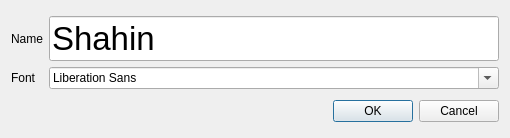
<?xml version="1.0" encoding="UTF-8"?>
<ui version="4.0">
 <class>Dialog</class>
 <widget class="QDialog" name="Dialog">
  <property name="geometry">
   <rect>
    <x>0</x>
    <y>0</y>
    <width>510</width>
    <height>138</height>
   </rect>
  </property>
  <property name="windowTitle">
   <string>Dialog</string>
  </property>
  <layout class="QVBoxLayout" name="verticalLayout">
   <item>
    <layout class="QGridLayout" name="gridLayout">
     <item row="0" column="0">
      <widget class="QLabel" name="label">
       <property name="text">
        <string>Name</string>
       </property>
      </widget>
     </item>
     <item row="0" column="1">
      <widget class="QLineEdit" name="lineEdit">
       <property name="font">
        <font>
         <pointsize>25</pointsize>
        </font>
       </property>
       <property name="text">
        <string>Shahin</string>
       </property>
      </widget>
     </item>
     <item row="1" column="0">
      <widget class="QLabel" name="label_2">
       <property name="text">
        <string>Font</string>
       </property>
      </widget>
     </item>
     <item row="1" column="1">
      <widget class="QFontComboBox" name="fontComboBox"/>
     </item>
    </layout>
   </item>
   <item>
    <widget class="QDialogButtonBox" name="buttonBox">
     <property name="standardButtons">
      <set>QDialogButtonBox::Cancel|QDialogButtonBox::Ok</set>
     </property>
    </widget>
   </item>
  </layout>
 </widget>
 <resources/>
 <connections/>
</ui>
